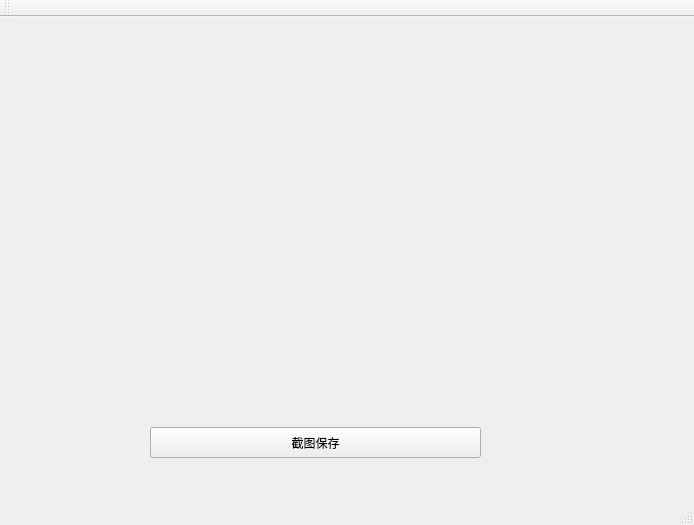
<?xml version="1.0" encoding="UTF-8"?>
<ui version="4.0">
 <class>CameraTest</class>
 <widget class="QMainWindow" name="CameraTest">
  <property name="geometry">
   <rect>
    <x>0</x>
    <y>0</y>
    <width>694</width>
    <height>525</height>
   </rect>
  </property>
  <property name="windowTitle">
   <string>CameraTest</string>
  </property>
  <widget class="QWidget" name="centralWidget">
   <widget class="QPushButton" name="saveBtn">
    <property name="geometry">
     <rect>
      <x>150</x>
      <y>410</y>
      <width>331</width>
      <height>31</height>
     </rect>
    </property>
    <property name="text">
     <string>截图保存</string>
    </property>
   </widget>
   <widget class="QWidget" name="viewfinder" native="true">
    <property name="geometry">
     <rect>
      <x>100</x>
      <y>30</y>
      <width>491</width>
      <height>351</height>
     </rect>
    </property>
   </widget>
  </widget>
  <widget class="QMenuBar" name="menuBar">
   <property name="geometry">
    <rect>
     <x>0</x>
     <y>0</y>
     <width>694</width>
     <height>23</height>
    </rect>
   </property>
  </widget>
  <widget class="QToolBar" name="mainToolBar">
   <attribute name="toolBarArea">
    <enum>TopToolBarArea</enum>
   </attribute>
   <attribute name="toolBarBreak">
    <bool>false</bool>
   </attribute>
  </widget>
  <widget class="QStatusBar" name="statusBar"/>
 </widget>
 <layoutdefault spacing="6" margin="11"/>
 <resources/>
 <connections/>
</ui>
